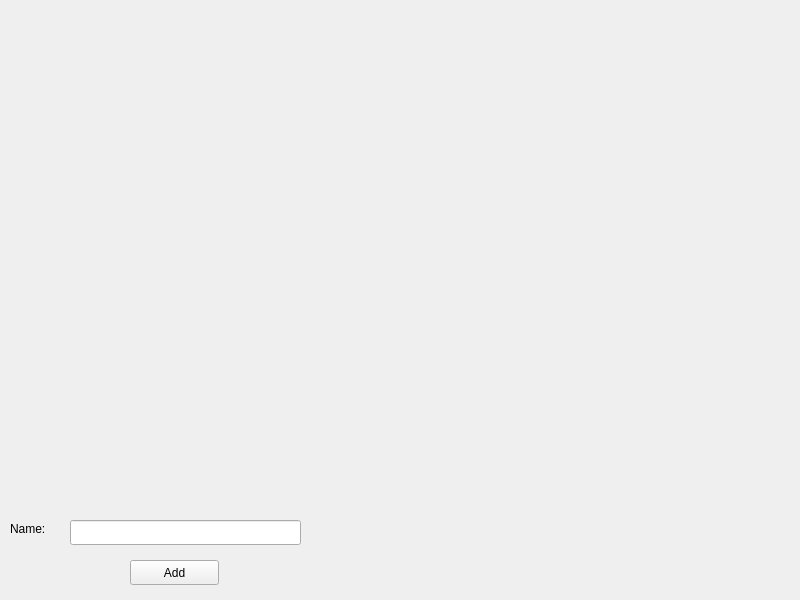
<?xml version="1.0" encoding="UTF-8"?>
<ui version="4.0">
 <class>Window</class>
 <widget class="QWidget" name="Window">
  <property name="geometry">
   <rect>
    <x>0</x>
    <y>0</y>
    <width>800</width>
    <height>600</height>
   </rect>
  </property>
  <property name="windowTitle">
   <string>Window</string>
  </property>
  <widget class="QLabel" name="lblImg">
   <property name="geometry">
    <rect>
     <x>6</x>
     <y>6</y>
     <width>680</width>
     <height>480</height>
    </rect>
   </property>
   <property name="autoFillBackground">
    <bool>true</bool>
   </property>
   <property name="text">
    <string/>
   </property>
  </widget>
  <widget class="QLineEdit" name="textName">
   <property name="geometry">
    <rect>
     <x>70</x>
     <y>520</y>
     <width>231</width>
     <height>25</height>
    </rect>
   </property>
  </widget>
  <widget class="QLabel" name="label_2">
   <property name="geometry">
    <rect>
     <x>10</x>
     <y>520</y>
     <width>67</width>
     <height>17</height>
    </rect>
   </property>
   <property name="text">
    <string>Name:</string>
   </property>
  </widget>
  <widget class="QPushButton" name="btnAdd">
   <property name="geometry">
    <rect>
     <x>130</x>
     <y>560</y>
     <width>89</width>
     <height>25</height>
    </rect>
   </property>
   <property name="text">
    <string>Add</string>
   </property>
  </widget>
  <widget class="QLabel" name="lblStatus">
   <property name="geometry">
    <rect>
     <x>410</x>
     <y>520</y>
     <width>331</width>
     <height>41</height>
    </rect>
   </property>
   <property name="font">
    <font>
     <pointsize>13</pointsize>
     <weight>75</weight>
     <italic>true</italic>
     <bold>true</bold>
    </font>
   </property>
   <property name="autoFillBackground">
    <bool>true</bool>
   </property>
   <property name="text">
    <string/>
   </property>
  </widget>
 </widget>
 <resources/>
 <connections/>
</ui>
